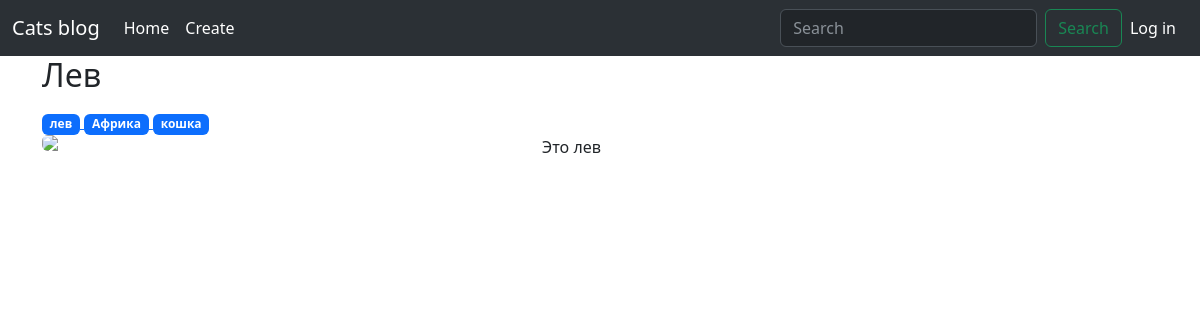
The page /Лев (signed in) on the database as committed earlier.
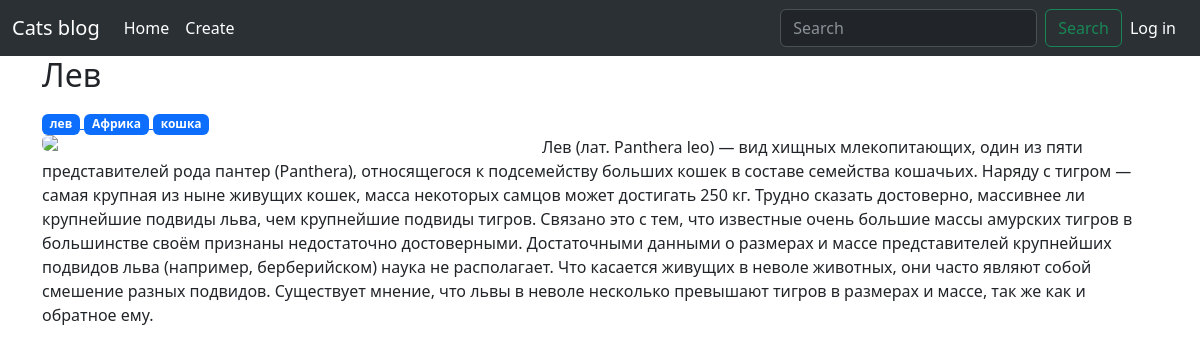
The same page on the database as committed later.
### models.py (models this page shows, shortened)
class Post(db.Model):
    __tablename__ = 'post'
    id = db.Column(db.Integer, primary_key=True)
    title = db.Column(db.String(100))
    avatar = db.Column(db.LargeBinary, default=None)
    url = db.Column(db.String(100), unique=True)
    body = db.Column(db.Text)
    created = db.Column(db.DateTime, default=datetime.now)
    tags = db.relationship('Tag', secondary=post_tags, backref=db.backref('posts', lazy='dynamic'))

class Tag(db.Model):
    __tablename__ = 'tag'
    id = db.Column(db.Integer, primary_key=True)
    title = db.Column(db.String(100))
    url = db.Column(db.String, unique=True)

### posts/posts.py (the view)
@posts.route('/<url>')
@login_required
def post_detail_page(url):
        post = Post.query.filter(Post.url == url).first()
        tags = post.tags
        return render_template('post_detail.html', post=post, tags=tags)

### models.py (called while the page is built)
def get_user(user_id):
    try:
        user = User.query.filter(User.id == user_id).first()
        return user
    except sqlite3.Error as e:
        print('Ошибка получения данных из БД', e)
    print('Пользователь не найден')
    return False

### posts/posts.py (called while the page is built)
@login_manager.user_loader
def load_user(user_id):
    return UserLogin().from_db(user_id)

### user_login.py (called while the page is built)
    def from_db(self, user_id):
        self.us = get_user(user_id)
        return self

### posts/templates/post_detail.html (shortened to what this page needs)
{% extends 'base.html' %}
{% block content_title %}
    <p>{{ post.title }}</p>
{% endblock %}
{% block content %}
    <div class="tags">
        {% for tag in tags %}
        <a href="{{ url_for('posts.tag_detail_page', url=tag.url) }}">
            <span class="badge text-bg-primary">{{ tag.title }}</span>
        </a>
        {% endfor %}
    </div>
    <img src="/post_avatar/{{ post.url }}" class="rounded mx-auto d-block" width="500" style="float:left">
    <p>{{ post.body }}</p>
{% endblock %}

### templates/base.html (shortened to what this page needs)
<!DOCTYPE html>
<html lang="en">
<head>
    <link href="https://cdn.jsdelivr.net/npm/bootstrap@5.3.0/dist/css/bootstrap.min.css" rel="stylesheet">
</head>
<body>
    <nav class="navbar navbar-expand-lg bg-body-tertiary" data-bs-theme="dark">
        <div class="container-fluid">
            <a class="navbar-brand" href="#">Cats blog</a>
            <div class="collapse navbar-collapse" id="navbarTogglerDemo02">
                <ul class="navbar-nav me-auto mb-2 mb-lg-0">
                    <li class="nav-item">
                        <a class="nav-link active" aria-current="page" href="{{ url_for('posts.index_page') }}">Home</a>
                    </li>
                    <li class="nav-item">
                        <a class="nav-link active" href="{{ url_for('posts.create_post_page') }}">Create</a>
                    </li>
                </ul>
                <form class="d-flex" role="search" method="get">
                    <input class="form-control me-2" type="search" placeholder="Search" aria-label="Search" name="q" value="{{ request.args.get('q', '') }}">
                    <button class="btn btn-outline-success" type="submit">Search</button>
                </form>
                <div class="navbar-nav me-1 mb-2 mb-lg-0">
                        <a class="nav-link active" aria-current="page" href="{{ url_for('posts.login_page') }}">Log in</a>
                </div>
            </div>
        </div>
    </nav>
    <div class="container">
        <h2>
        {% block content_title %}
        {% endblock %}
        </h2>
        {% block content %}
        {% endblock %}
    </div>
</body>
</html>

Rows that differ between the two databases and show on the page:
changed Post "Лев": body "Это лев" → "Лев (лат. Panthera leo) — вид хищных млекопитающих, один из пяти представителей рода пантер (Panthera), относящегося к подсемейству больших кошек в составе семейства кошачьих. Наряду с тигром — самая крупная из ныне живущих кошек, масса некоторых самцов может достигать 250 кг. Трудно сказать достоверно, массивнее ли крупнейшие подвиды льва, чем крупнейшие подвиды тигров. Связано это с тем, что известные очень большие массы амурских тигров в большинстве своём признаны недостаточно достоверными. Достаточными данными о размерах и массе представителей крупнейших подвидов льва (например, берберийском) наука не располагает. Что касается живущих в неволе животных, они часто являют собой смешение…"
